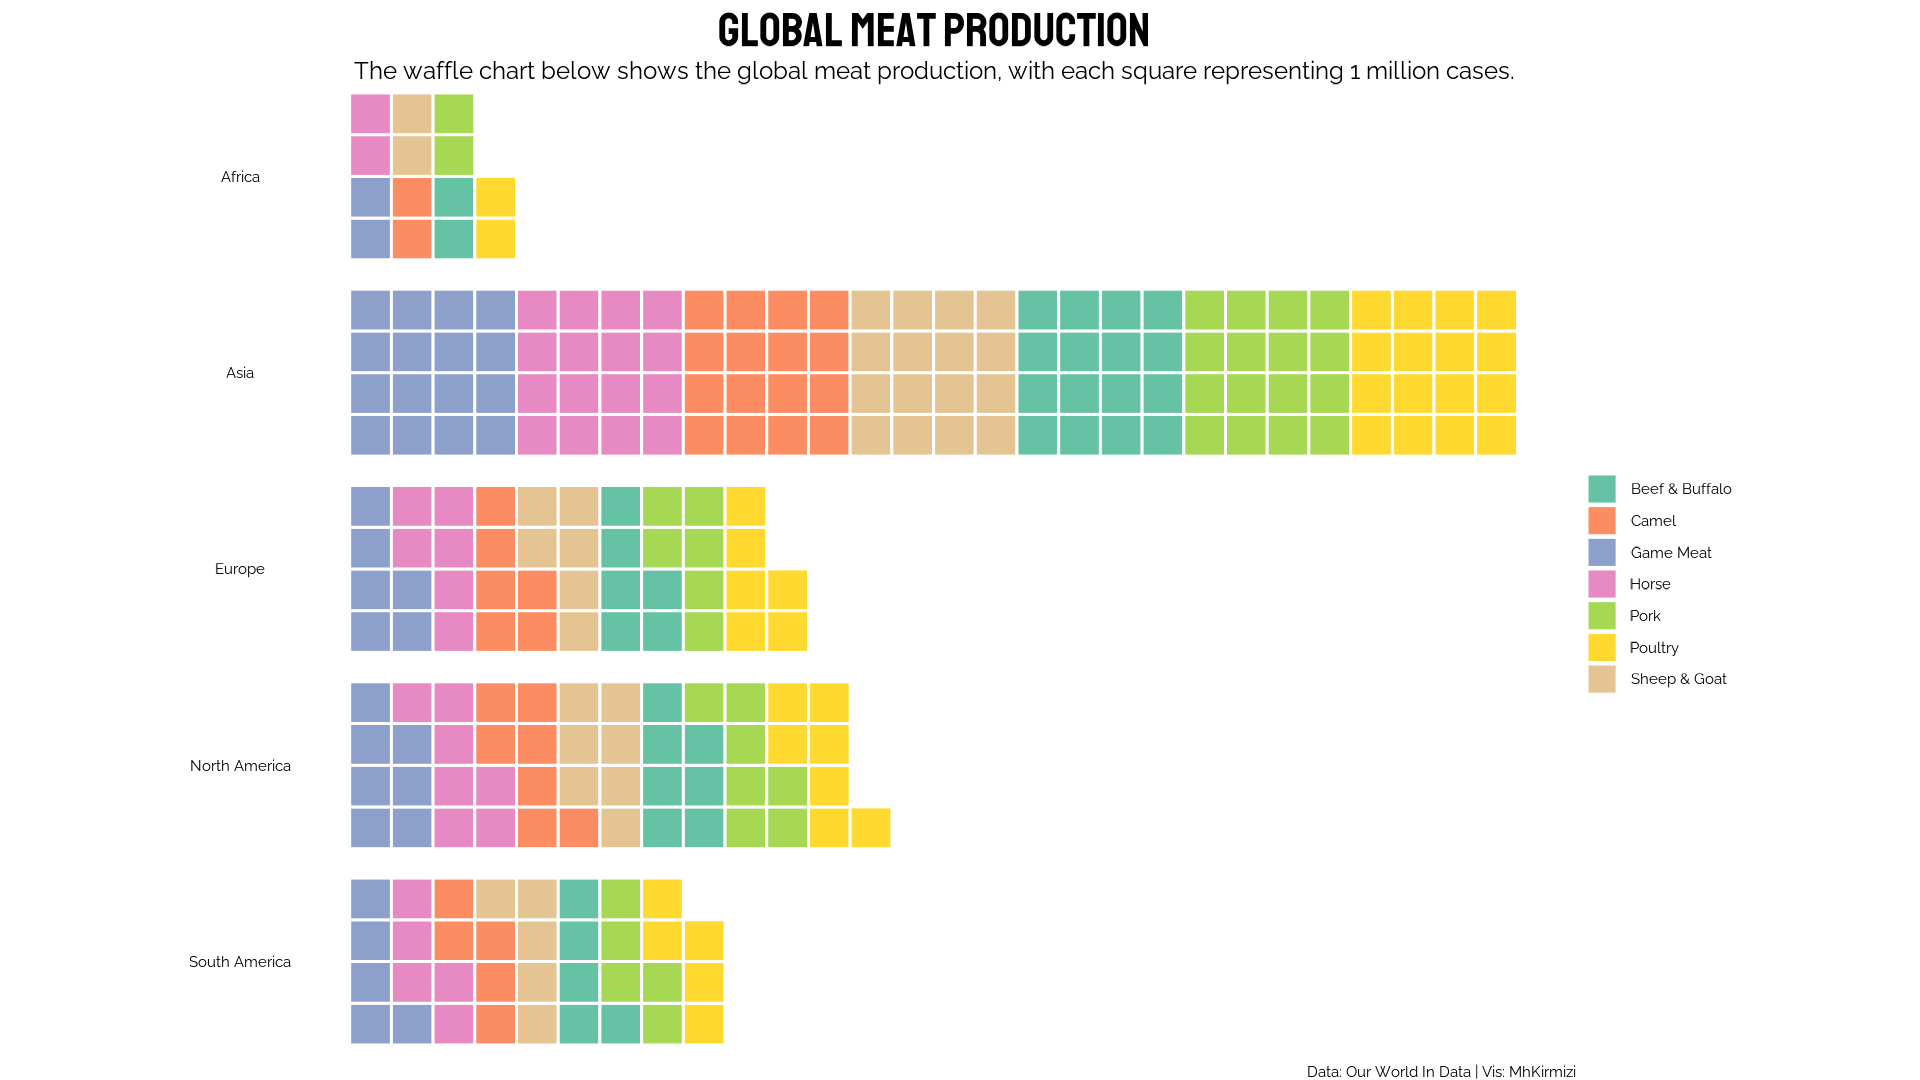

Here is the R script that generated this plot:
library(tidyverse)
library(waffle)
library(showtext)
## 
font_add_google("Staatliches","sta")
font_add_google("Raleway","ral")
showtext_auto()

### Data Wrangling
df <- read_excel("D:/VIS/data_makeovermonday/Global meat production by livestock type.xlsx")
df |> glimpse()
df <- df |> 
  rename(
  game  =  `Meat, game | 00001163 || Production | 005510 || tonnes`,
  horse = `Meat, horse | 00001097 || Production | 005510 || tonnes` , 
  camel = `Meat, camel | 00001127 || Production | 005510 || tonnes`, 
  sheep_goat = `Meat, sheep and goat | 00001807 || Production | 005510 || tonnes`, 
  beef_buffalo = `Meat, beef and buffalo | 00001806 || Production | 005510 || tonnes`, 
  pork = `Meat, pig | 00001035 || Production | 005510 || tonnes`,
  poultyr = `Meat, poultry | 00001808 || Production | 005510 || tonnes`
  )
df <- df |> 
  replace_na(
    list(
      game = 0,
      horse = 0,
      camel = 0,
      sheep_goat = 0,
      beef_buffalo = 0,
      pork = 0,
      poultyr =0
    )
  )
### color based on the different animals.
df_continent <- df |> 
  filter(is.na(Code))
unique(df_continent$Entity)
df_continent_total <- df_continent |> 
  filter(Entity %in% c('Africa', 'Europe', 'South America', 'North America', 'Asia')) |> 
  filter(Year ==2023) |> 
  mutate(
    game =as.integer(round(game / 10000000)), 
    horse = as.integer(round(horse / 10000000)), 
    camel = as.integer(round(camel / 10000000)),
    sheep_goat = as.integer(round(sheep_goat / 10000000)), 
    beef_buffalo = as.integer(round(beef_buffalo / 10000000)), 
    pork = as.integer(round(pork / 10000000)), 
    poultyr = as.integer(round(poultyr / 10000000)),
    total = game + horse + camel + sheep_goat + beef_buffalo + pork + poultyr
  )
### Pivoting data
df_continent_total |> 
  pivot_longer(
    cols = c(game, horse, camel, sheep_goat, beef_buffalo, pork, poultyr),
    names_to = 'meat', 
    values_to = 'tonnes'
  ) |> 
ggplot(aes(fill = meat)) +
  geom_waffle(
    aes(values = round(total)), # number of squares per meat
    n_rows = 4,
    size = 0.75,
    color = "white",
    flip = FALSE
  ) +
  facet_wrap(~Entity, ncol = 1, strip.position = "left") +
  coord_equal() +
  scale_fill_brewer(palette = 'Set2', 
                    labels = c("game" = "Game Meat","horse" = "Horse","camel" = "Camel", 
                               "sheep_goat" = "Sheep & Goat","beef_buffalo" = "Beef & Buffalo",
                               "pork" = "Pork","poultyr" = "Poultry")) +
    labs(y = "", 
         x = "", 
         fill = "", 
         title = "Global Meat Production", 
         subtitle = "The waffle chart below shows the global meat production, with each square representing 1 million cases.", 
         caption = "Data: Our World In Data | Vis: MhKirmizi") +
  theme_void(base_family = 'ral', base_size = 14) +
  theme(
    legend.position = 'right',
    axis.ticks.x = element_blank(), 
    axis.text = element_blank(), 
    plot.title = element_text(size = 36, hjust = .5, face = 'bold', family = 'sta'),
    plot.subtitle = element_text(size = 18, hjust = .5),
    plot.background = element_rect(fill = 'white', color = 'white'),
    panel.background = element_rect(fill = 'white', color = 'white'),
    margin(t= 10, b= 5, r=5, l=5)
  )
ggsave("meat.png", width = 1920, height = 1080, units = "px", dpi = 132)
